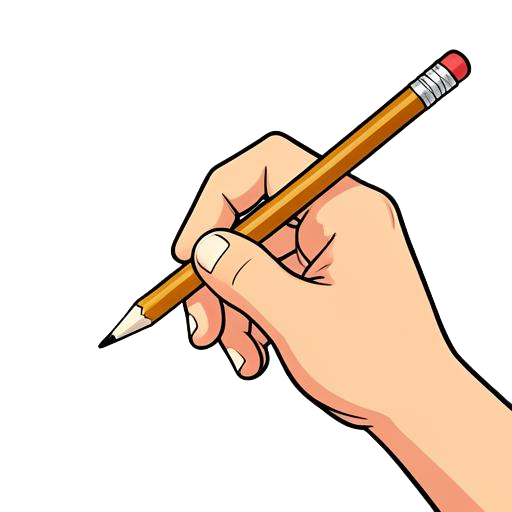
#> input picture animacion-luna/assets/mano-lapiz.png, 512 x 512 px
$ python -i build_alunizaje_horizontal.py   (imports and definitions only)
#> lines starting #> are read from the running program, lines starting #| are printed output that depends on the picture
import os, json, math, subprocess, wave
from PIL import Image, ImageDraw, ImageChops, ImageFont, ImageOps, ImageEnhance, ImageFilter

W,H,FPS=1280,720,30
AUDIO='/tmp/luna/mix_raw.wav'
OUT='/mnt/documents/alunizaje_animacion_luna_youtube_v3.mp4'
# [2 lines not run here, left out]
# [1 line that did not run here, left out]

def font(sz,cond=True):
    family='DejaVu Sans Condensed:bold' if cond else 'DejaVu Sans:bold'
    p=subprocess.run(['fc-match','-f','%{file}',family],capture_output=True,text=True,check=True).stdout
    return ImageFont.truetype(p,sz)
# [1 line that did not run here, left out]
RED=(205,45,50,255); BLUE=(24,93,154,255); GOLD=(226,158,42,255); INK=(28,32,36,255); MUTED=(86,92,98,255)
# [1 line not run here, left out]
TIPX,TIPY=int(.205*280),int(.664*280)

def load(path,w):
    im=Image.open(path).convert('RGBA')
    bb=im.getbbox()
    if bb: im=im.crop(bb)
    im.thumbnail((w,590),Image.Resampling.LANCZOS)
    return im
ref='/mnt/documents/ref/'
# [15 lines not run here, left out]

def ink_version(im):
    # Preserve the recognisable ink contours, while washing fills out until the color pass.
    rgb=Image.new('RGB',im.size,'white'); rgb.paste(im,mask=im.getchannel('A'))
    gray=ImageOps.grayscale(rgb)
    gray=ImageOps.autocontrast(gray,cutoff=1)
    gray=ImageEnhance.Contrast(gray).enhance(1.45)
    pale=Image.blend(Image.new('L',im.size,255),gray,0.78)
    out=Image.merge('RGBA',(pale,pale,pale,im.getchannel('A')))
    return out
# [1 line that did not run here, left out]

def text_layer(lines, colors, f, align='center', spacing=4):
    tmp=Image.new('RGBA',(10,10)); d=ImageDraw.Draw(tmp)
    if not isinstance(colors,list): colors=[colors]*len(lines)
    boxes=[d.textbbox((0,0),x,font=f) for x in lines]
    widths=[b[2]-b[0] for b in boxes]; heights=[b[3]-b[1]+spacing for b in boxes]
    ww=max(widths)+24; hh=sum(heights)+20
    lay=Image.new('RGBA',(ww,hh),(0,0,0,0)); dd=ImageDraw.Draw(lay); y=4
    for line,c,tw,th in zip(lines,colors,widths,heights):
        x=12 if align=='left' else (ww-tw)//2
        # soft offset gives titles a crafted printed finish without losing whiteboard clarity
        dd.text((x+2,y+2),line,font=f,fill=(20,20,20,40))
        dd.text((x,y),line,font=f,fill=c)
        y+=th
    return lay

# Screen entries: first narration segment, elements. i=(asset,x,y,width implicit); t=(lines,colors,font,x,y)
# [15 lines that did not run here, left out]

def scale_asset(key): return IMG[key],INK_IMG[key]

def elementize():
    screens=[]
    for si,(mi,specs) in enumerate(SCREENS):
        t0=max(0,MARKS[mi]['t0']-.2)
        end=(MARKS[SCREENS[si+1][0]]['t0']-.2) if si+1<len(SCREENS) else DUR
        available=max(.8,end-t0)
        draw_total=min(available*.55,2.6)
        per=max(.45,draw_total/len(specs)); cur=t0
        els=[]
        for spec in specs:
            if spec[0]=='i':
                _,key,x,y=spec; color,ink=scale_asset(key); rows=max(4,min(9,color.height//65)); lay=color; ink_lay=ink
            else:
                _,lines,colors,ff,x,y=spec; lay=text_layer(lines,colors,ff); ink_lay=text_layer(lines,INK,ff); rows=len(lines)
            els.append(dict(color=lay,ink=ink_lay,x=x,y=y,t0=cur,t1=cur+per,rows=rows,color_t=cur+per))
            cur+=per*.88
        screens.append(dict(t0=t0,t1=end,els=els))
    return screens
# [1 line that did not run here, left out]

def mask_reveal(im,rows,p):
    p=max(0,min(1,p)); m=Image.new('L',im.size,0); d=ImageDraw.Draw(m); rh=im.height/rows
    pos=p*rows; row=int(pos); frac=pos-row
    for r in range(min(row,rows)): d.rectangle((0,int(r*rh)-2,im.width,int((r+1)*rh)+2),fill=255)
    tx,ty=im.width,im.height
    if row<rows:
        ww=int(im.width*frac); d.rectangle((0,int(row*rh)-2,ww,int((row+1)*rh)+2),fill=255); tx,ty=ww,row*rh+rh*.55
    out=im.copy(); out.putalpha(ImageChops.multiply(im.getchannel('A'),m)); return out,tx,ty

def paste_fade(canvas,im,xy,alpha):
    if alpha>=.999: canvas.paste(im,xy,im); return
    x=im.copy(); x.putalpha(x.getchannel('A').point(lambda a:int(a*alpha))); canvas.paste(x,xy,x)

def ease(x): x=max(0,min(1,x)); return x*x*(3-2*x)

cmd=['ffmpeg','-hide_banner','-loglevel','error','-y','-f','rawvideo','-pix_fmt','rgb24','-s',f'{W}x{H}','-r',str(FPS),'-i','-','-i',AUDIO,'-filter_complex',
 '[0:v]scale=1920:1080:flags=lanczos,format=yuv420p[v];[1:a]highpass=f=70,lowpass=f=15000,equalizer=f=3200:t=q:w=1:g=1.5,acompressor=threshold=-18dB:ratio=2.5:attack=15:release=180,loudnorm=I=-16:TP=-1.5:LRA=11[a]',
 '-map','[v]','-map','[a]','-c:v','libx264','-preset','medium','-crf','19','-profile:v','high','-level','4.1','-c:a','aac','-b:a','192k','-movflags','+faststart','-shortest',OUT]
# [1 line that did not run here, left out]
# [34 lines not run here, left out]

>>> from PIL import Image
>>> picture = Image.open('assets/mano-lapiz.png')
#> picture is the input picture: PIL image 512x512 RGBA; mean R, G, B, A 242.2, 227.7, 216, 75.2
>>> result = ink_version(picture)
#> in ink_version, `rgb = Image.new('RGB', im.size, 'white')`: rgb: PIL image 512x512 RGB; every value is 255
#> in ink_version, `gray=ImageOps.grayscale(rgb)`:
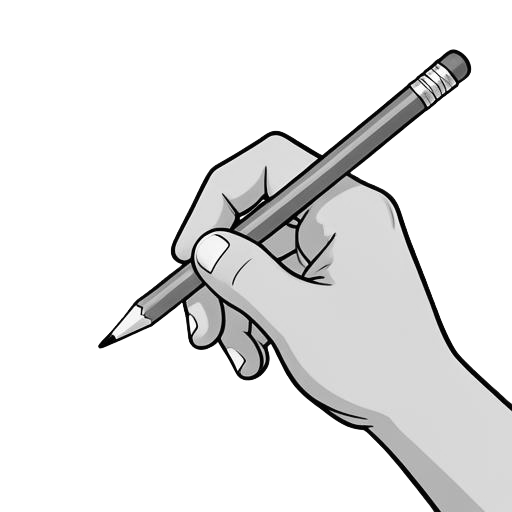
#> gray: PIL image 512x512 L; min 0, max 255, mean 231.9
#> in ink_version, `gray=ImageEnhance.Contrast(gray).enhance(1.45)`:
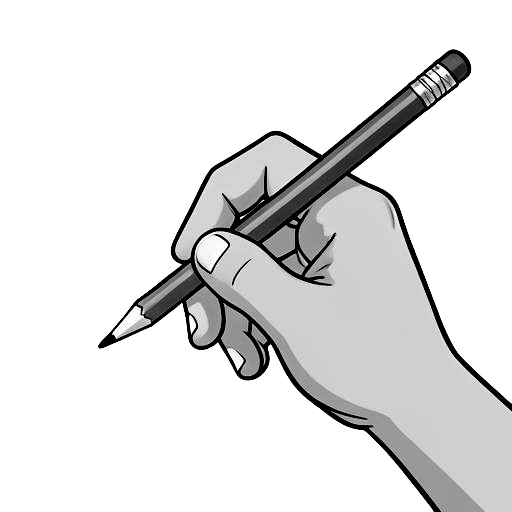
#> gray: PIL image 512x512 L; min 0, max 255, mean 226.8
#> in ink_version, `pale=Image.blend(Image.new('L',im.size,255),gray,0.78)`:
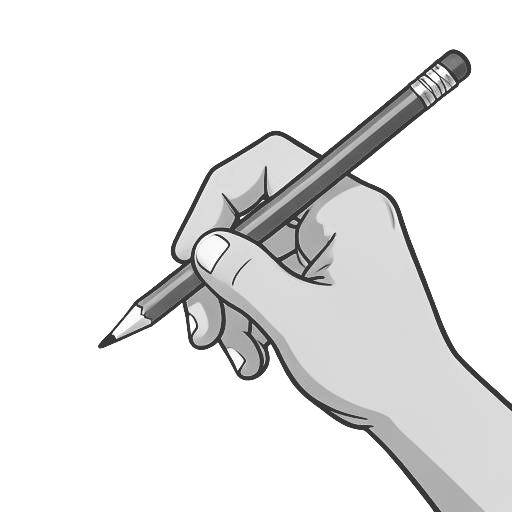
#> pale: PIL image 512x512 L; min 56, max 255, mean 232.9

$ run again, on animacion-luna/assets/romano.png
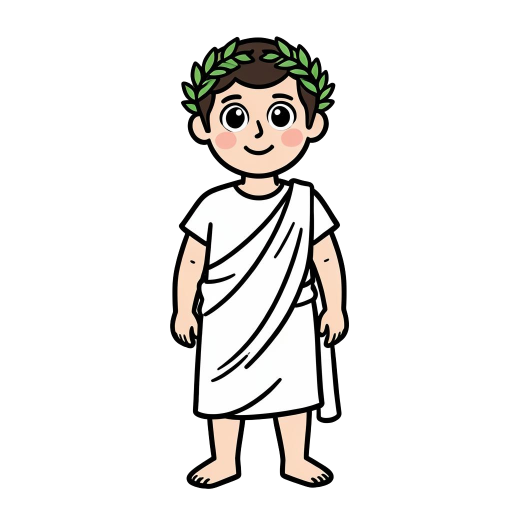
#> input picture animacion-luna/assets/romano.png, 1024 x 1024 px (shown at 1/2 size)
#> picture is the input picture: PIL image 1024x1024 RGBA; mean R, G, B, A 233.6, 232.8, 230.7, 56.7
#> rgb: PIL image 1024x1024 RGB; every value is 255
#> in ink_version, `gray=ImageOps.grayscale(rgb)`:
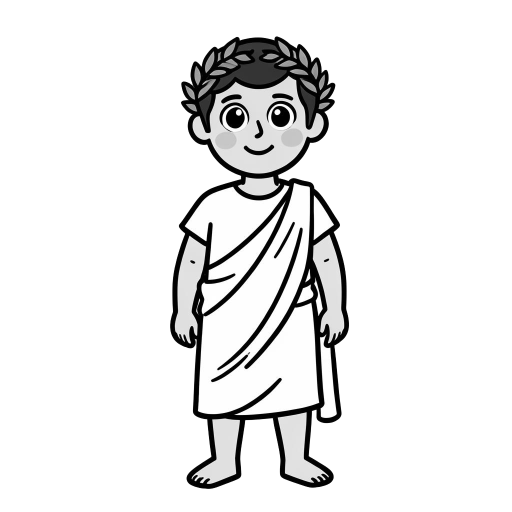
#> gray: PIL image 1024x1024 L (shown at 1/2 size); min 0, max 255, mean 233.7
#> in ink_version, `pale=Image.blend(Image.new('L',im.size,255),gray,0.78)`:
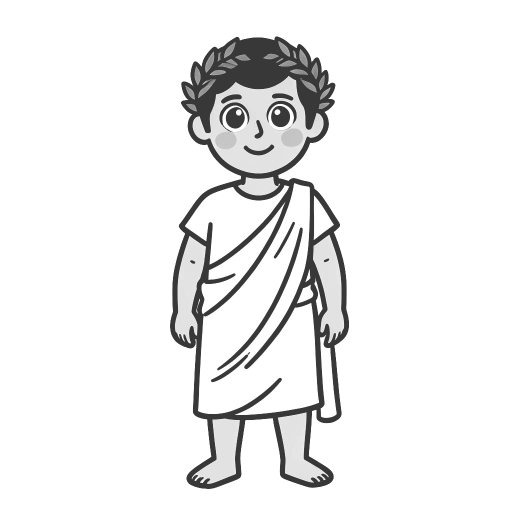
#> pale: PIL image 1024x1024 L (shown at 1/2 size); min 56, max 255, mean 237.2
